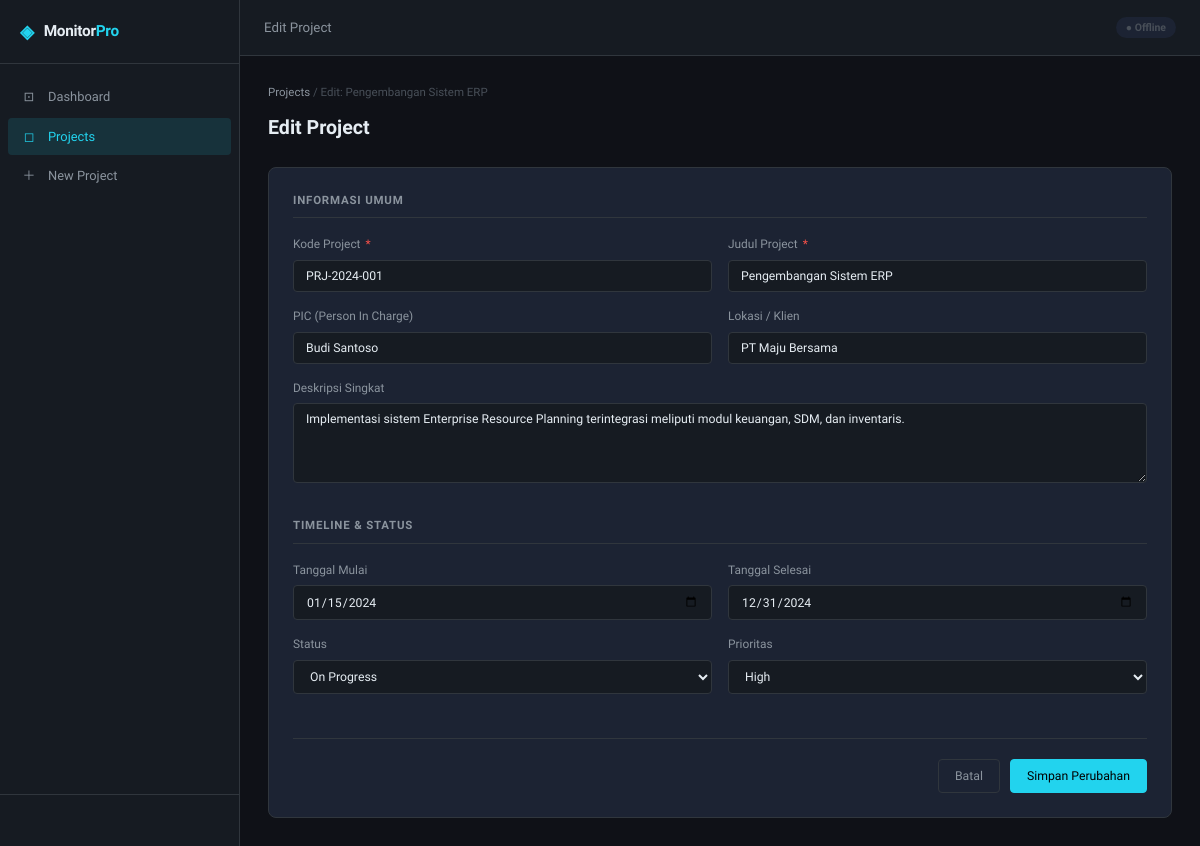
The app's page /projects/3/edit with its own data.
### tables this page shows
CREATE TABLE projects (
    id          INTEGER PRIMARY KEY AUTOINCREMENT,
    kode        TEXT UNIQUE NOT NULL,
    judul       TEXT NOT NULL,
    pic         TEXT,
    start_date  DATE,
    end_date    DATE,
    status      TEXT DEFAULT 'planning',
    prioritas   TEXT DEFAULT 'medium',
    klien       TEXT,
    deskripsi   TEXT,
    progress    INTEGER DEFAULT 0,
    created_at  DATETIME DEFAULT CURRENT_TIMESTAMP,
    updated_at  DATETIME DEFAULT CURRENT_TIMESTAMP
);

### routes/project.py (the view, shortened to what this page needs)
@bp.route('/<int:id>/edit', methods=['GET', 'POST'])
def edit_project(id):
    conn = get_db()
    project = conn.execute("SELECT * FROM projects WHERE id = ?", (id,)).fetchone()
    if not project:
        conn.close()
        return redirect(url_for('project.list_projects'))
    project = dict(project)
    conn.close()
    return render_template('project/form.html', project=project, active_page='projects')

### database.py (called while the page is built)
def get_db():
    conn = sqlite3.connect(current_app.config['DATABASE'])
    conn.row_factory = sqlite3.Row
    conn.execute("PRAGMA foreign_keys = ON")
    conn.execute("PRAGMA journal_mode = WAL")
    return conn

### templates/project/form.html (shortened to what this page needs)
{% extends "base.html" %}
{% set is_edit = project is not none %}
{% block head %}
<link rel="stylesheet" href="{{ url_for('static', filename='css/form.css') }}">
{% endblock %}
{% block topbar_title %}{{ 'Edit Project' if is_edit else 'Project Baru' }}{% endblock %}
{% block content %}
<div class="breadcrumb">
  <a href="{{ url_for('project.list_projects') }}">Projects</a> /
  {{ 'Edit: ' + project.judul if is_edit else 'New Project' }}
</div>
<div class="page-header" style="margin-top:12px">
  <h1>{{ 'Edit Project' if is_edit else 'Tambah Project Baru' }}</h1>
</div>
<form method="POST"
      action="{{ url_for('project.edit_project', id=project.id) if is_edit else url_for('project.new_project') }}"
      class="form-card">
  <div class="form-section">
    <div class="form-section-title">Informasi Umum</div>
    <div class="form-grid-2">
      <div class="form-group">
        <label class="form-label">Kode Project <span class="required">*</span></label>
        <input class="form-control" type="text" name="kode" required
               value="{{ project.kode if is_edit else '' }}"
               placeholder="e.g. PRJ-2024-001">
      </div>
      <div class="form-group">
        <label class="form-label">Judul Project <span class="required">*</span></label>
        <input class="form-control" type="text" name="judul" required
               value="{{ project.judul if is_edit else '' }}"
               placeholder="Nama project">
      </div>
    </div>
    <div class="form-grid-2">
      <div class="form-group">
        <label class="form-label">PIC (Person In Charge)</label>
        <input class="form-control" type="text" name="pic"
               value="{{ project.pic if is_edit else '' }}"
               placeholder="Nama penanggung jawab">
      </div>
      <div class="form-group">
        <label class="form-label">Lokasi / Klien</label>
        <input class="form-control" type="text" name="klien"
               value="{{ project.klien if is_edit else '' }}"
               placeholder="Nama klien atau lokasi">
      </div>
    </div>
    <div class="form-group">
      <label class="form-label">Deskripsi Singkat</label>
      <textarea class="form-control" name="deskripsi" rows="3"
                placeholder="Gambaran umum project">{{ project.deskripsi if is_edit else '' }}</textarea>
    </div>
  </div>
  <div class="form-section">
    <div class="form-section-title">Timeline & Status</div>
    <div class="form-grid-2">
      <div class="form-group">
        <label class="form-label">Tanggal Mulai</label>
        <input class="form-control" type="date" name="start_date"
               value="{{ project.start_date if is_edit else '' }}">
      </div>
      <div class="form-group">
        <label class="form-label">Tanggal Selesai</label>
        <input class="form-control" type="date" name="end_date"
               value="{{ project.end_date if is_edit else '' }}">
      </div>
    </div>
    <div class="form-grid-2">
      <div class="form-group">
        <label class="form-label">Status</label>
        <select class="form-control" name="status">
          {% for val, label in [('planning','Planning'),('on_progress','On Progress'),('done','Done'),('hold','Hold')] %}
          <option value="{{ val }}" {{ 'selected' if (is_edit and project.status == val) or (not is_edit and val == 'planning') }}>{{ label }}</option>
          {% endfor %}
        </select>
      </div>
      <div class="form-group">
        <label class="form-label">Prioritas</label>
        <select class="form-control" name="prioritas">
          {% for val, label in [('low','Low'),('medium','Medium'),('high','High'),('critical','Critical')] %}
          <option value="{{ val }}" {{ 'selected' if (is_edit and project.prioritas == val) or (not is_edit and val == 'medium') }}>{{ label }}</option>
          {% endfor %}
        </select>
      </div>
    </div>
  </div>
  <div class="form-actions">
    <a href="{{ url_for('project.project_detail', id=project.id) if is_edit else url_for('project.list_projects') }}" class="btn btn-secondary">Batal</a>
    <button type="submit" class="btn btn-primary">{{ 'Simpan Perubahan' if is_edit else 'Buat Project' }}</button>
  </div>
</form>
{% endblock %}

### static/css/main.css (style rules this page uses)
:root { --bg-primary: #0f1117; --bg-secondary: #161b22; --bg-card: #1c2333; --bg-hover: #21262d; --border: #30363d; --border-light: #21262d; --text-primary: #e6edf3; --text-secondary:#8b949e; --text-muted: #484f58; --accent: #22d3ee; --accent-hover: #06b6d4; --accent-dim: rgba(34,211,238,.12); --success: #3fb950; --success-dim: rgba(63,185,80,.15); --warning: #d29922; --warning-dim: rgba(210,153,34,.15); --danger: #f85149; --danger-dim: rgba(248,81,73,.15); --navy: #1e2d3d; --sidebar-w: 240px; --topbar-h: 56px; --radius: 8px; --radius-sm: 4px; --shadow: 0 4px 24px rgba(0,0,0,.4); --font: 'Geist', system-ui, sans-serif; --font-mono: 'Geist Mono', monospace; }
*, *::before, *::after { box-sizing: border-box; margin: 0; padding: 0; }
html { font-size: 14px; }
body { font-family: var(--font); background: var(--bg-primary); color: var(--text-primary); min-height: 100vh; line-height: 1.5; }
a { color: var(--accent); text-decoration: none; }
h1 { font-size: 1.5rem; font-weight: 600; }
.btn { display: inline-flex; align-items: center; gap: 6px; padding: 7px 16px; border-radius: var(--radius-sm); font-size: .875rem; font-weight: 500; cursor: pointer; border: 1px solid transparent; transition: background .15s, border-color .15s, color .15s; font-family: var(--font); white-space: nowrap; }
.btn-primary { background: var(--accent); color: #000; border-color: var(--accent); }
.btn-secondary { background: transparent; color: var(--text-secondary); border-color: var(--border); }
.form-group { margin-bottom: 16px; }
.form-label { display: block; margin-bottom: 6px; font-size: .85rem; font-weight: 500; color: var(--text-secondary); }
.form-control { width: 100%; padding: 8px 12px; background: var(--bg-secondary); border: 1px solid var(--border); border-radius: var(--radius-sm); color: var(--text-primary); font-size: .875rem; font-family: var(--font); transition: border-color .15s; outline: none; }
.form-control::placeholder { color: var(--text-muted); }
textarea.form-control { resize: vertical; min-height: 80px; }
select.form-control { cursor: pointer; }
.page-header { display: flex; align-items: center; justify-content: space-between; margin-bottom: 24px; flex-wrap: wrap; gap: 12px; }
.page-header h1 { font-size: 1.4rem; }
.breadcrumb { font-size: .82rem; color: var(--text-muted); margin-bottom: 4px; }
.breadcrumb a { color: var(--text-secondary); }

### static/css/form.css (style rules this page uses)
.form-card { background: var(--bg-card); border: 1px solid var(--border); border-radius: var(--radius); padding: 24px; max-width: 960px; }
.form-section { margin-bottom: 28px; }
.form-section-title { font-size: .82rem; font-weight: 700; text-transform: uppercase; letter-spacing: .07em; color: var(--text-secondary); border-bottom: 1px solid var(--border); padding-bottom: 8px; margin-bottom: 18px; display: flex; align-items: center; gap: 8px; }
.form-grid-2 { display: grid; grid-template-columns: 1fr 1fr; gap: 16px; }
.form-actions { display: flex; gap: 10px; justify-content: flex-end; border-top: 1px solid var(--border); padding-top: 20px; margin-top: 8px; }
.required { color: var(--danger); margin-left: 2px; }

### records on screen
projects: judul "Edit: Pengembangan Sistem ERP", kode "PRJ-2024-001", judul "Pengembangan Sistem ERP", pic "Budi Santoso", klien "PT Maju Bersama", deskripsi "Implementasi sistem Enterprise Resource Planning terintegrasi meliputi modul keuangan, SDM, dan inventaris.", start_date "01/15/2024", end_date "12/31/2024"

### other values on screen
{{ 'Edit Project' if is_edit else 'Project Baru' }} "Edit Project"
{{ 'Edit Project' if is_edit else 'Tambah Project Baru' }} "Edit Project"
{{ 'Simpan Perubahan' if is_edit else 'Buat Project' }} "Simpan Perubahan"
form field status "On Progress"
form field prioritas "High"
